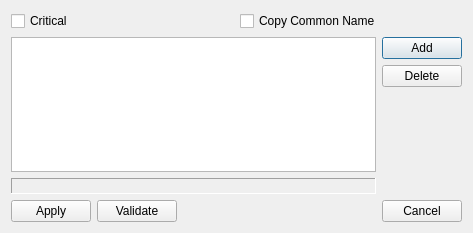
<?xml version="1.0" encoding="UTF-8"?>
<ui version="4.0">
 <class>v3ext</class>
 <widget class="QDialog" name="v3ext">
  <property name="geometry">
   <rect>
    <x>0</x>
    <y>0</y>
    <width>473</width>
    <height>233</height>
   </rect>
  </property>
  <layout class="QVBoxLayout" name="verticalLayout_2">
   <item>
    <layout class="QHBoxLayout" name="horizontalLayout_2">
     <item>
      <widget class="QCheckBox" name="critical">
       <property name="text">
        <string notr="true">Critical</string>
       </property>
      </widget>
     </item>
     <item>
      <widget class="QCheckBox" name="copy_cn">
       <property name="text">
        <string>Copy Common Name</string>
       </property>
      </widget>
     </item>
    </layout>
   </item>
   <item>
    <layout class="QHBoxLayout" name="horizontalLayout">
     <item>
      <layout class="QVBoxLayout" name="verticalLayout">
       <item>
        <widget class="kvView" name="tab"/>
       </item>
       <item>
        <widget class="QLabel" name="infoLabel">
         <property name="frameShape">
          <enum>QFrame::Panel</enum>
         </property>
         <property name="frameShadow">
          <enum>QFrame::Sunken</enum>
         </property>
        </widget>
       </item>
      </layout>
     </item>
     <item>
      <layout class="QVBoxLayout">
       <item>
        <widget class="QPushButton" name="addEntry">
         <property name="text">
          <string>Add</string>
         </property>
        </widget>
       </item>
       <item>
        <widget class="QPushButton" name="delEntry">
         <property name="text">
          <string>Delete</string>
         </property>
        </widget>
       </item>
       <item>
        <spacer>
         <property name="orientation">
          <enum>Qt::Vertical</enum>
         </property>
         <property name="sizeHint" stdset="0">
          <size>
           <width>20</width>
           <height>40</height>
          </size>
         </property>
        </spacer>
       </item>
      </layout>
     </item>
    </layout>
   </item>
   <item>
    <layout class="QHBoxLayout">
     <item>
      <widget class="QPushButton" name="apply">
       <property name="text">
        <string>Apply</string>
       </property>
      </widget>
     </item>
     <item>
      <widget class="QPushButton" name="validate">
       <property name="text">
        <string>Validate</string>
       </property>
      </widget>
     </item>
     <item>
      <spacer>
       <property name="orientation">
        <enum>Qt::Horizontal</enum>
       </property>
       <property name="sizeType">
        <enum>QSizePolicy::Expanding</enum>
       </property>
       <property name="sizeHint" stdset="0">
        <size>
         <width>20</width>
         <height>20</height>
        </size>
       </property>
      </spacer>
     </item>
     <item>
      <widget class="QPushButton" name="cancel">
       <property name="sizePolicy">
        <sizepolicy hsizetype="Minimum" vsizetype="Fixed">
         <horstretch>0</horstretch>
         <verstretch>0</verstretch>
        </sizepolicy>
       </property>
       <property name="text">
        <string>Cancel</string>
       </property>
      </widget>
     </item>
    </layout>
   </item>
  </layout>
 </widget>
 <customwidgets>
  <customwidget>
   <class>kvView</class>
   <extends>QTableView</extends>
   <header>widgets/kv_view.h</header>
   <slots>
    <slot>addKvRow()</slot>
    <slot>deleteCurrentRow()</slot>
   </slots>
  </customwidget>
 </customwidgets>
 <resources/>
 <connections>
  <connection>
   <sender>cancel</sender>
   <signal>clicked()</signal>
   <receiver>v3ext</receiver>
   <slot>reject()</slot>
   <hints>
    <hint type="sourcelabel">
     <x>375</x>
     <y>221</y>
    </hint>
    <hint type="destinationlabel">
     <x>227</x>
     <y>150</y>
    </hint>
   </hints>
  </connection>
  <connection>
   <sender>delEntry</sender>
   <signal>clicked()</signal>
   <receiver>tab</receiver>
   <slot>deleteCurrentRow()</slot>
   <hints>
    <hint type="sourcelabel">
     <x>323</x>
     <y>51</y>
    </hint>
    <hint type="destinationlabel">
     <x>222</x>
     <y>52</y>
    </hint>
   </hints>
  </connection>
  <connection>
   <sender>addEntry</sender>
   <signal>clicked()</signal>
   <receiver>tab</receiver>
   <slot>addKvRow()</slot>
   <hints>
    <hint type="sourcelabel">
     <x>307</x>
     <y>31</y>
    </hint>
    <hint type="destinationlabel">
     <x>270</x>
     <y>30</y>
    </hint>
   </hints>
  </connection>
 </connections>
</ui>
